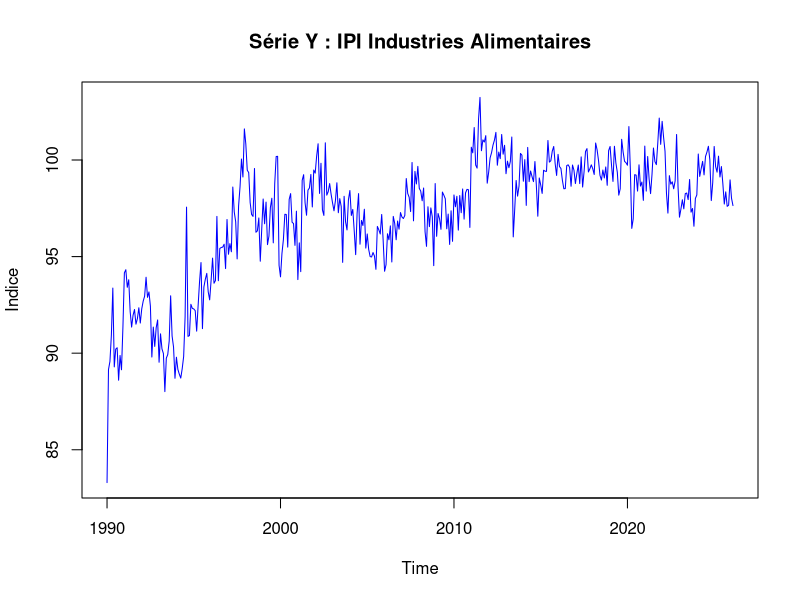
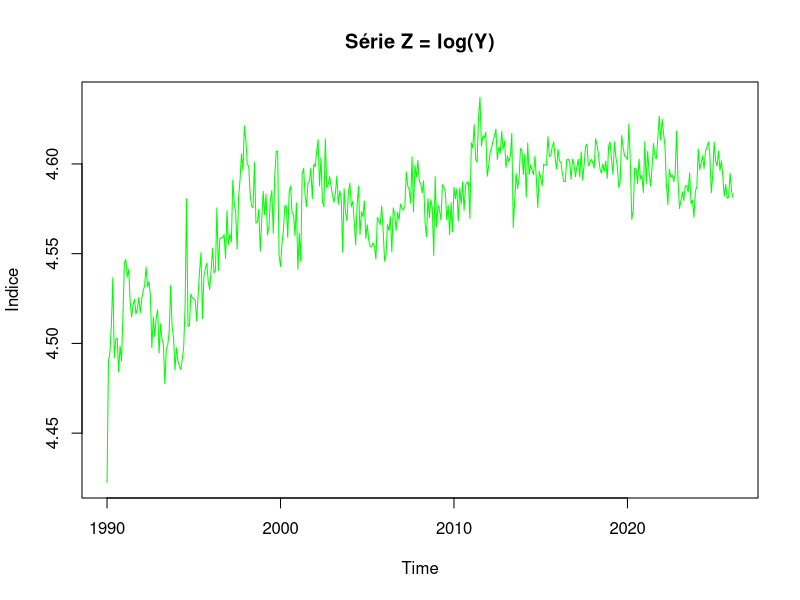
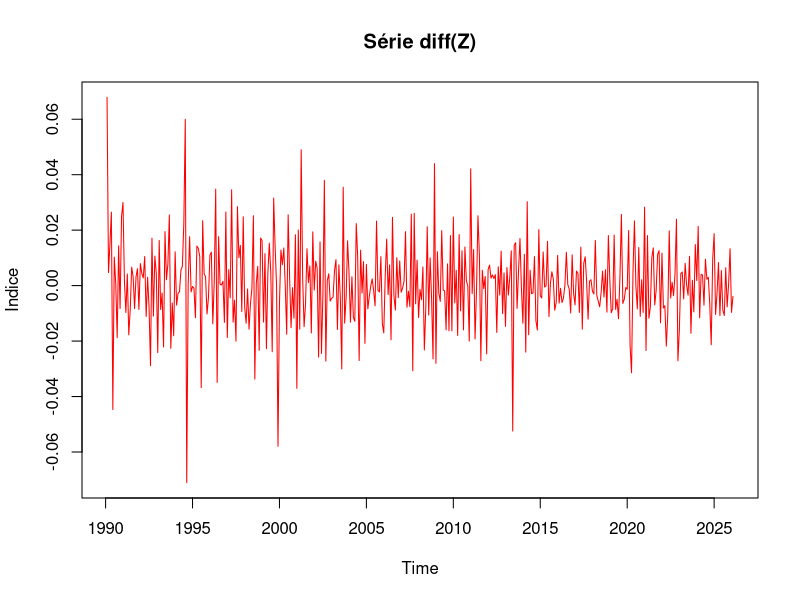
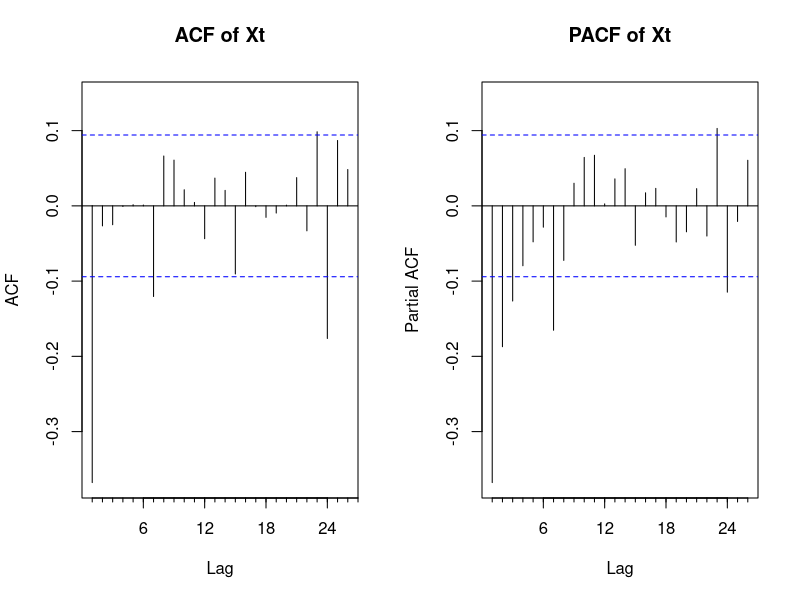
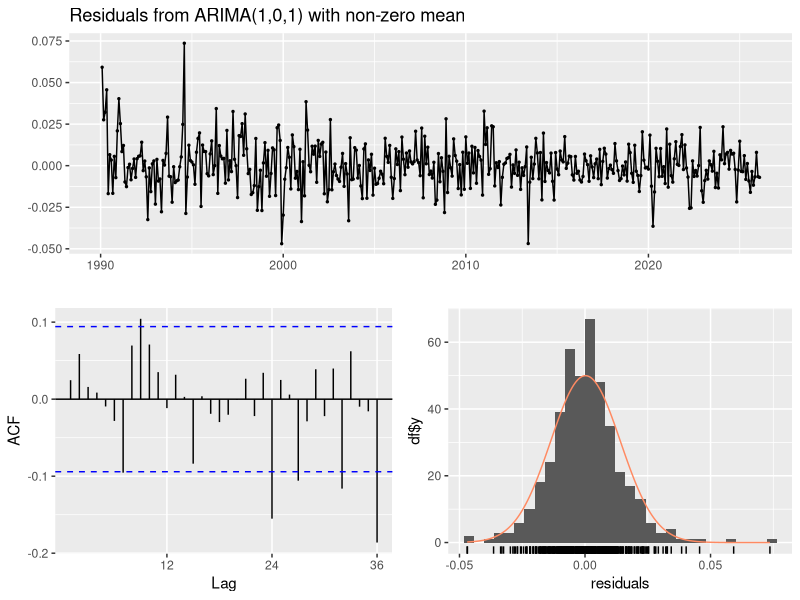
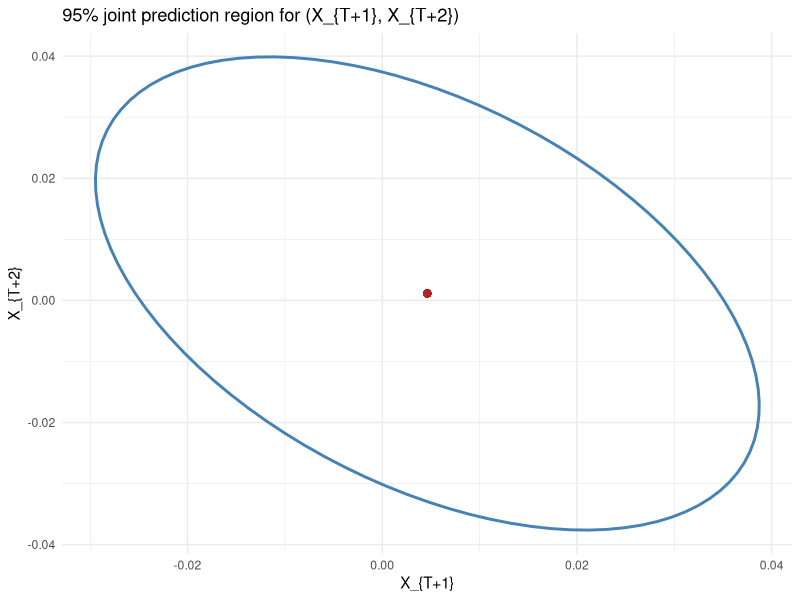

Write R code to recreate these figures, in order.
## ---- chunk 1
knitr::opts_chunk$set(
  echo = TRUE,
  warning = FALSE,
  message = FALSE,
  fig.align = "center",
  fig.width = 10,
  fig.height = 6,
  out.width = "100%"
)

required_pkgs <- c(
  "readr", "dplyr", "ggplot2", "lubridate", 
  "forecast", "tseries", "ellipse", "knitr"
)

missing_pkgs <- required_pkgs[!vapply(required_pkgs, requireNamespace, logical(1), quietly = TRUE)]
if (length(missing_pkgs) > 0) {
  install.packages(missing_pkgs, repos = "https://cloud.r-project.org")
}

library(dplyr)
library(ggplot2)
library(tseries)
library(forecast)
library(knitr)
## ---- chunk 2

df <- read.csv("data/valeurs_mensuelles.csv", sep = ";", skip = 4, header = FALSE, stringsAsFactors = FALSE)

df <- df[, 1:2]
colnames(df) <- c("date_brute", "valeur")

df <- df[df$valeur != "" & !is.na(df$valeur), ]

# On ajoute "-01" pour créer un format AAAA-MM-JJ lisible par R
df$date <- as.Date(paste0(df$date_brute, "-01"))
df <- df[order(df$date), ]

# On récupère l'année et le mois de début
start_y <- as.numeric(format(df$date[1], "%Y"))
start_m <- as.numeric(format(df$date[1], "%m"))

Y <- ts(df$valeur, start = c(start_y, start_m), frequency = 12)

plot(Y, main = "Série Y : IPI Industries Alimentaires", ylab = "Indice", col = "blue")
## ---- chunk 3
Z <- log(Y)
plot(Z, main = "Série Z = log(Y)", ylab = "Indice", col = "green")
## ---- chunk 4
X <- diff(Z, differences = 1)
plot(X, main = "Série diff(Z)", ylab = "Indice", col = "red")
## ---- chunk 5
adf.test(X)
kpss.test(X)
## ---- chunk 6
par(mfrow = c(1, 2))
Acf(X, main = "ACF of Xt")
Pacf(X, main = "PACF of Xt")

best_model <- auto.arima(X, stationary = TRUE, seasonal = FALSE, 
                         ic = "aic", stepwise = FALSE, approximation = FALSE)
## ---- chunk 7
fit <- Arima(X, order = c(best_model$arma[1], 0, best_model$arma[2]), include.mean = TRUE)
summary(fit)

coef_table <- data.frame(
  Coefficient = names(fit$coef),
  Estimate = fit$coef,
  Std_Error = sqrt(diag(fit$var.coef))
)
coef_table$t_stat <- coef_table$Estimate / coef_table$Std_Error
kable(coef_table, digits = 4, caption = "Estimated ARMA Parameters")
## ---- chunk 8
# Residual Diagnostics
checkresiduals(fit)

# Formal Ljung-Box test
lb_test <- Box.test(residuals(fit), lag = 10, type = "Ljung-Box")
print(lb_test)
## ---- chunk 9
alpha <- 0.95
best_fit <- fit
pred <- predict(best_fit, n.ahead = 2)
mu <- as.numeric(pred$pred)

# Extract AR and MA coefficients for psi1
ar <- if (!is.null(best_fit$model$phi)) best_fit$model$phi else numeric(0)
ma <- if (!is.null(best_fit$model$theta)) best_fit$model$theta else numeric(0)
psi1 <- if (length(ar) == 0 && length(ma) == 0) 0 else ARMAtoMA(ar, ma, lag.max = 1)[1]

sigma2 <- best_fit$sigma2
Sigma <- matrix(
  c(sigma2, sigma2 * psi1, sigma2 * psi1, sigma2 * (1 + psi1^2)),
  nrow = 2
)

ell <- as.data.frame(ellipse::ellipse(Sigma, centre = mu, level = alpha))
colnames(ell) <- c("X_T1", "X_T2")

corr12 <- Sigma[1, 2] / sqrt(Sigma[1, 1] * Sigma[2, 2])

p <- ggplot(ell, aes(x = X_T1, y = X_T2)) +
  geom_path(color = "steelblue", linewidth = 1) +
  geom_point(aes(x = mu[1], y = mu[2]), color = "firebrick", size = 2) +
  labs(
    title = "95% joint prediction region for (X_{T+1}, X_{T+2})",
    x = "X_{T+1}",
    y = "X_{T+2}"
  ) +
  theme_minimal()

p
## ---- chunk 10
code_chunks <- knitr::knit_code$get()
code_text <- unlist(code_chunks, use.names = FALSE)

cat("```r\n")
cat(paste(code_text, collapse = "\n\n"))
cat("\n```\n")
